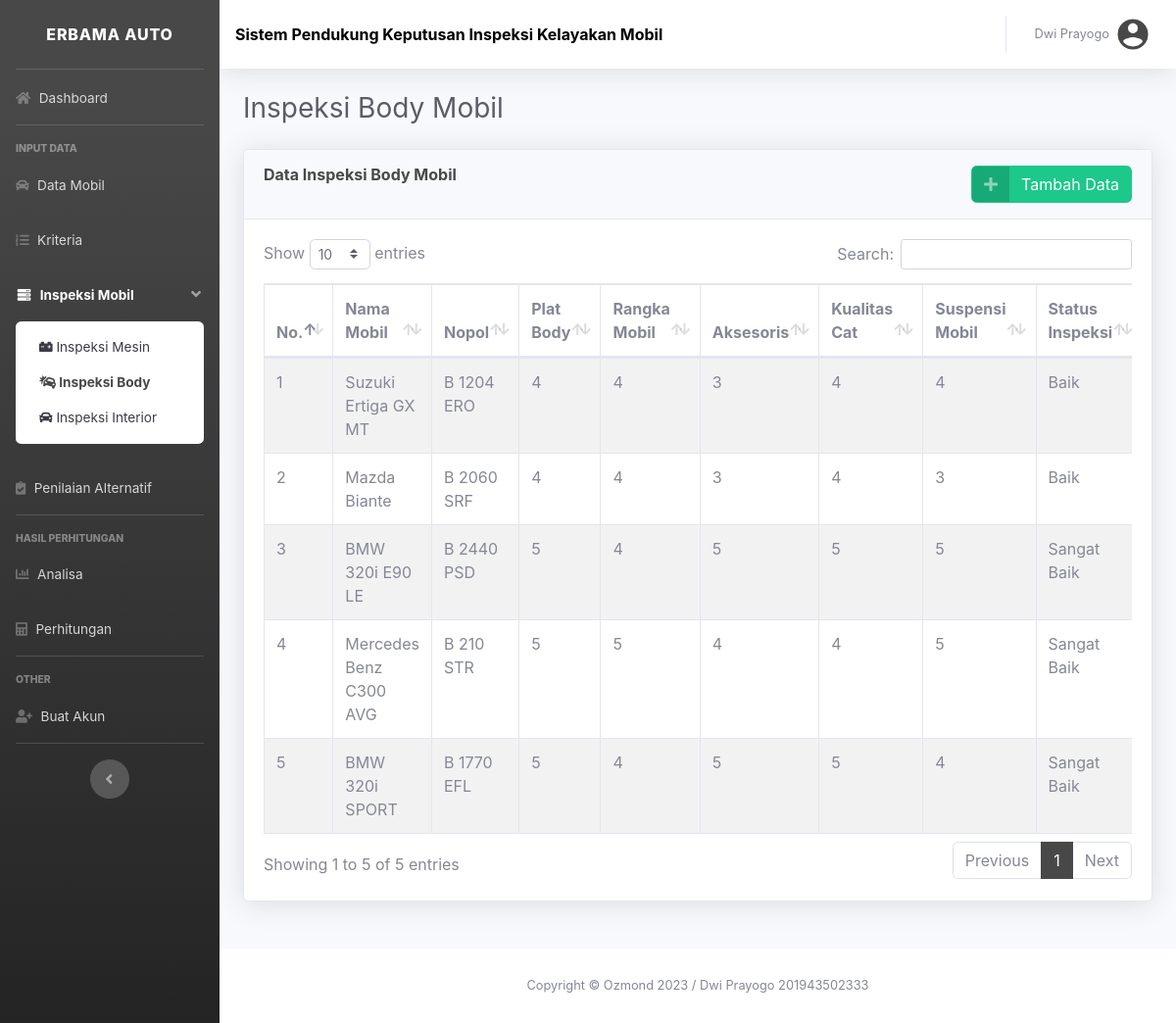
The page /inspeksi_body.php (signed in) on the database its author committed.
### tables this page shows
CREATE TABLE `body` (
  `id` int NOT NULL,
  `nama_mobil` varchar(200) NOT NULL,
  `nopol` varchar(20) NOT NULL,
  `B1` varchar(20) NOT NULL,
  `B2` varchar(20) NOT NULL,
  `B3` varchar(20) NOT NULL,
  `B4` varchar(20) NOT NULL,
  `B5` varchar(20) NOT NULL,
  `hasil_pengecekan` varchar(20) NOT NULL
);

### inspeksi_body.php (the view, shortened to what this page needs)
<?php
    include('configdb.php');
?>
<!DOCTYPE html>
<html lang="en">
    <head>
        <link href="vendor/fontawesome-free/css/all.min.css" rel="stylesheet" type="text/css" />
        <link href="css/mystyle.min.css" rel="stylesheet" />
        <link href="css/mystyle.css" rel="stylesheet" />
        <link href="vendor/datatables/dataTables.bootstrap4.min.css" rel="stylesheet" />
        <link rel="stylesheet" href="vendor/sweetalert2.min.css">
    </head>
    <body id="page-top">
        <div id="wrapper">
            <ul class="navbar-nav bg-gradient-primary sidebar sidebar-dark accordion" id="accordionSidebar">
                <a class="sidebar-brand d-flex align-items-center justify-content-center" href="index1.php">
                    <div class="sidebar-brand-text mx-3">ERBAMA AUTO</div>
                </a>
                <hr class="sidebar-divider my-0" />
                <li class="nav-item">
                    <a class="nav-link" href="index1.php">
                        <i class="fas fa-home"></i>
                        <span>Dashboard</span></a>
                </li>
                <hr class="sidebar-divider" />
                <div class="sidebar-heading">INPUT DATA</div>
                <li class="nav-item">
                    <a class="nav-link" href="mobil.php">
                        <i class="fas fa-car"></i>
                        <span>Data Mobil</span>
                    </a>
                </li>
                <li class="nav-item">
                    <a class="nav-link" href="kriteria1.php">
                        <i class="fas fa-list-ol"></i>
                        <span>Kriteria</span>
                    </a>
                </li>
                <li class="nav-item active">
                    <a class="nav-link" href="#" data-toggle="collapse" data-target="#collapseTwo" aria-expanded="true">
                        <i class="fas fa-fw fa-server"></i>
                        <span>Inspeksi Mobil</span>
                    </a>
                    <div id="collapseTwo" class="collapse show" aria-labelledby="headingTwo">
                        <div class="bg-white py-2 collapse-inner rounded">
                            <a class="collapse-item" href="inspeksi_mesin.php">
                                <i class="fas fa-car-battery"></i>
                                <span>Inspeksi Mesin</span>
                            </a>
                            <a class="collapse-item active" href="inspeksi_body.php">
                                <i class="fas fa-car-crash"></i>
                                <span>Inspeksi Body</span>
                            </a>
                            <a class="collapse-item" href="inspeksi_interior.php">
                                <i class="fas fa-car"></i>
                                <span>Inspeksi Interior</span>
                            </a>
                        </div>
                    </div>
                </li>
                <li class="nav-item">
                    <a class="nav-link" href="alternatif1.php">
                        <i class="fas fa-clipboard-check"></i>
                        <span>Penilaian Alternatif</span>
                    </a>
                </li>
                <hr class="sidebar-divider" />
                <div class="sidebar-heading">Hasil Perhitungan</div>
                <li class="nav-item">
                    <a class="nav-link" href="analisa1.php">
                        <i class="fas fa-chart-bar"></i>
                        <span>Analisa</span>
                    </a>
                </li>
                <li class="nav-item">
                    <a class="nav-link" href="perhitungan1.php">
                        <i class="fas fa-calculator"></i>
                        <span>Perhitungan</span>
                    </a>
                </li>
                <hr class="sidebar-divider" />
                <div class="sidebar-heading">OTHER</div>
                <li class="nav-item">
                    <a class="nav-link" href="akun.php">
                        <i class="fas fa-user-plus"></i>
                        <span>Buat Akun</span>
                    </a>
                </li>
                <hr class="sidebar-divider d-none d-md-block" />
                <div class="text-center d-none d-md-inline">
                    <button class="rounded-circle border-0" id="sidebarToggle"></button>
                </div>
            </ul>
            <div id="content-wrapper" class="d-flex flex-column">
                <div id="content">
                    <nav class="navbar navbar-expand navbar-light bg-white topbar mb-4 static-top shadow">
                        <div class="judul"><b>Sistem Pendukung Keputusan Inspeksi Kelayakan Mobil</b></div>
                        <ul class="navbar-nav ml-auto">
                            <li class="nav-item dropdown no-arrow">
                                <a class="nav-link dropdown-toggle" href="#" id="userDropdown" role="button" data-toggle="dropdown" aria-haspopup="true" aria-expanded="false">
                                    <span class="mr-2 d-none d-lg-inline text-gray-600 small"><?php echo $_SESSION['nama']; ?></span>
                                    <img class="img-profile rounded-circle" src="img/acc.png" />
                                </a>
                            </li>
                        </ul>
                    </nav>
                    <div class="container-fluid">
                        <div class="d-sm-flex align-items-center justify-content-between mb-4">
                            <h1 class="h3 mb-0 text-gray-800">Inspeksi Body Mobil</h1>
                        </div>
                        <div class="row">
                            <div class="col-lg-12 mb-4">
                                <div class="card shadow mb-4">
                                    <div class="card-header py-3">
                			            <div class="row">
                				            <div class="col-lg-6">
                					            <h6 class="m-0 font-weight-bold text-primary">Data Inspeksi Body Mobil</h6>
                				            </div>
                                            <div class="col-lg-6">
                                                <a href="tambahbody.php" class="btn btn-success btn-icon-split float-right">
                                                    <span class="icon text-white-50">
                                                        <i class="fas fa-plus"></i>
                                                    </span>
                                                    <span class="text">Tambah Data</span>
                                                </a>
                                            </div>
                			            </div>
                		            </div>
                                    <div class="card-body">
                                        <?php
                                            $body = $mysqli->query("SELECT * from body");
                                        ?>
                                        <div class="panel-body table-responsive">
                                            <table class="table table-striped table-bordered" id="dataTable"  width="100%" cellspacing="0">
                                                <thead>
                                                    <tr>
                                                        <th>No.</th>
                                                        <th>Nama Mobil</th>
                                                        <th>Nopol</th>
                                                        <th>Plat Body</th>
                                                        <th>Rangka Mobil</th>
                                                        <th>Aksesoris</th>
                                                        <th>Kualitas Cat</th>
                                                        <th>Suspensi Mobil</th>
                                                        <th>Status Inspeksi</th>
                                                    </tr>
                                                </thead>
                                                <tbody>
                                                    <?php
                                                        $i = 1;
                                                        while ($row = $body->fetch_assoc()) {
                                                            echo '<tr>';
                                                            echo '<td>'.$i++.'</td>';
                                                            echo '<td>'.ucwords($row["nama_mobil"]).'</td>';
                                                            echo '<td>'.$row["nopol"].'</td>';
                                                            echo '<td>'.$row["B1"].'</td>';
                                                            echo '<td>'.$row["B2"].'</td>';
                                                            echo '<td>'.$row["B3"].'</td>';
                                                            echo '<td>'.$row["B4"].'</td>';
                                                            echo '<td>'.$row["B5"].'</td>';
                                                            echo '<td>'.$row["hasil_pengecekan"].'</td>';
                                                    ?>
                                                    <?php
                                                            echo '</tr>';
                                                            }
                                                    ?>
                                                </tbody>
                                            </table>
                                        </div>
                                    </div>
                                </div>
                            </div>
                        </div>
                    </div>
                <footer class="sticky-footer bg-white">
                    <div class="container my-auto">
                        <div class="copyright text-center my-auto">
                            <span>Copyright &copy; Ozmond 2023 / Dwi Prayogo 201943502333</span>
                        </div>
                    </div>
                </footer>
            </div>
        </div>
    </body>
</html>

### rows shown on the page
body: nama_mobil "Suzuki Ertiga GX MT", nopol "B 1204 ERO", B1 "4", B2 "4", B3 "3", B4 "4", B5 "4", hasil_pengecekan "Baik"
body: nama_mobil "Mazda Biante", nopol "B 2060 SRF", B1 "4", B2 "4", B3 "3", B4 "4", B5 "3", hasil_pengecekan "Baik"
body: nama_mobil "BMW 320i E90 LE", nopol "B 2440 PSD", B1 "5", B2 "4", B3 "5", B4 "5", B5 "5", hasil_pengecekan "Sangat Baik"
body: nama_mobil "Mercedes Benz C300 AVG", nopol "B 210 STR", B1 "5", B2 "5", B3 "4", B4 "4", B5 "5", hasil_pengecekan "Sangat Baik"
body: nama_mobil "BMW 320i SPORT", nopol "B 1770 EFL", B1 "5", B2 "4", B3 "5", B4 "5", B5 "4", hasil_pengecekan "Sangat Baik"

### other values the page prints
$_SESSION['nama'] "Dwi Prayogo"
